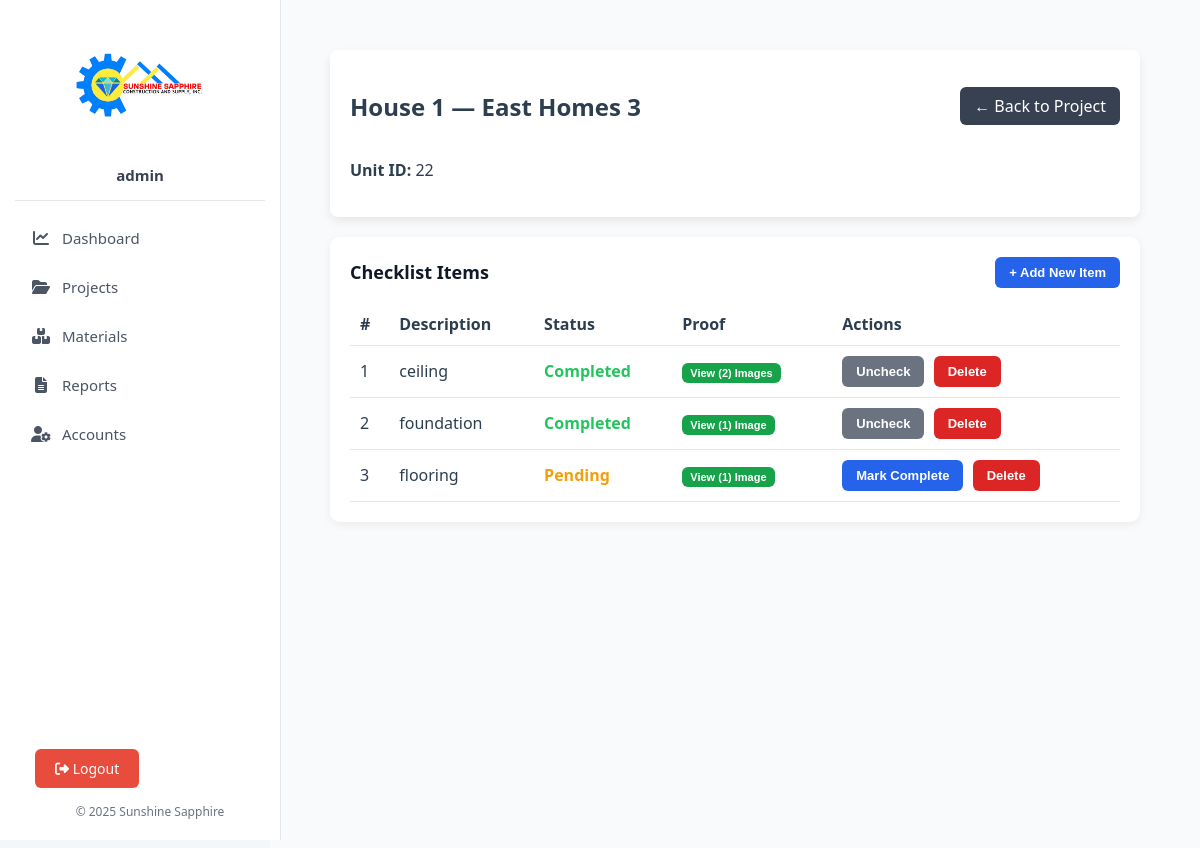
Screenshot of /checklist/view_checklist.php?unit_id=22&project_id=11 (signed in) with the database file from the repository.
### tables this page shows
CREATE TABLE `project_units` (
  `id` int(11) NOT NULL,
  `project_id` int(11) NOT NULL,
  `name` varchar(100) NOT NULL,
  `description` text DEFAULT NULL,
  `progress` int(11) DEFAULT 0,
  `created_at` datetime DEFAULT current_timestamp()
);

CREATE TABLE `projects` (
  `id` int(11) NOT NULL,
  `name` varchar(255) NOT NULL,
  `location` varchar(255) DEFAULT NULL,
  `units` int(11) NOT NULL,
  `progress` int(11) DEFAULT 0,
  `status` enum('Ongoing','Completed','Pending') NOT NULL DEFAULT 'Pending',
  `is_deleted` tinyint(1) DEFAULT 0,
  `deleted_at` datetime DEFAULT NULL,
  `created_at` timestamp NOT NULL DEFAULT current_timestamp(),
  `folder_path` varchar(255) DEFAULT NULL
);

CREATE TABLE `project_checklists` (
  `id` int(11) NOT NULL,
  `project_id` int(11) NOT NULL,
  `item_description` varchar(500) DEFAULT NULL,
  `is_completed` tinyint(1) DEFAULT 0,
  `completed_by_user_id` int(11) DEFAULT NULL,
  `completed_at` datetime DEFAULT NULL,
  `created_at` timestamp NOT NULL DEFAULT current_timestamp(),
  `unit_id` int(11) DEFAULT NULL,
  `proof_image_path` varchar(255) DEFAULT NULL
);

### checklist/view_checklist.php (the view, shortened to what this page needs)
<?php
require_once __DIR__ . '/../includes/db.php';
$project_id = (int)$_GET['project_id'];
$unit_id = (int)$_GET['unit_id'];
$project = $conn->query("SELECT name FROM projects WHERE id = $project_id")->fetch_assoc();
$unit = $conn->query("SELECT name FROM project_units WHERE id = $unit_id")->fetch_assoc();
include '../includes/header.php';
?>
<div class="main-content-wrapper">
  <div class="project-header-card">
    <div class="header-row">
      <h2><?= htmlspecialchars($unit['name']); ?> — <?= htmlspecialchars($project['name']); ?></h2>
      <a href="../modules/view_project.php?id=<?= $project_id; ?>" class="btn-back">← Back to Project</a>
    </div>
    <p><strong>Unit ID:</strong> <?= $unit_id; ?></p>
  </div>
  <div class="checklist-container">
    <div class="checklist-header">
      <h3>Checklist Items</h3>
      <button class="btn btn-primary" onclick="toggleAddOverlay(true)">+ Add New Item</button>
    </div>
    <div id="checklistTableContainer">
      <?php
      $checklists = $conn->query("
        SELECT pc.*,
               (SELECT COUNT(*) FROM checklist_images ci WHERE ci.checklist_id = pc.id) as image_count
        FROM project_checklists pc
        WHERE pc.project_id = $project_id AND pc.unit_id = $unit_id
        ORDER BY pc.id ASC
      ");
      if ($checklists->num_rows > 0): ?>
        <div class="checklist-table">
          <table>
            <thead>
              <tr>
                <th>#</th>
                <th>Description</th>
                <th>Status</th>
                <th>Proof</th>
                <th>Actions</th>
              </tr>
            </thead>
            <tbody>
              <?php $i = 1; while($item = $checklists->fetch_assoc()):
                $image_count = (int)$item['image_count'];
              ?>
                <tr>
                  <td><?= $i++; ?></td>
                  <td><?= htmlspecialchars($item['item_description']); ?></td>
                  <td>
                    <?php if ($item['is_completed']): ?>
                      <span class="status completed">Completed</span>
                    <?php else: ?>
                      <span class="status pending">Pending</span>
                    <?php endif; ?>
                  </td>
                  <td style="width:140px;">
                    <?php if ($image_count > 0): ?>
                       <button class="btn-primary action-btn btn-sm view-images-btn"
                               data-id="<?= $item['id']; ?>"
                               data-item-desc="<?= htmlspecialchars($item['item_description']); ?>"
                               style="background:#16a34a !important;">View (<?= $image_count ?>) Image<?= $image_count > 1 ? 's' : '' ?></button>
                    <?php else: ?>
                       <button class="btn-primary action-btn btn-sm insert-image-btn"
                               data-id="<?= $item['id']; ?>"
                               data-item-desc="<?= htmlspecialchars($item['item_description']); ?>">Insert Image</button>
                    <?php endif; ?>
                  </td>
                  <td>
                    <?php if ($item['is_completed']): ?>
                      <button class="btn-cancel action-btn" data-action="uncheck" data-id="<?= $item['id']; ?>">Uncheck</button>
                    <?php else: ?>
                      <button class="btn-primary action-btn" data-action="check" data-id="<?= $item['id']; ?>">Mark Complete</button>
                    <?php endif; ?>
                    <button class="btn-delete delete-btn" data-id="<?= $item['id']; ?>">Delete</button>
                  </td>
                </tr>
              <?php endwhile; ?>
            </tbody>
          </table>
        </div>
      <?php else: ?>
        <p style="color:#888;">No checklist items yet for this unit.</p>
      <?php endif; ?>
    </div>
  </div>
</div>
<?php require_once __DIR__ . '/../includes/footer.php'; ?>

### includes/header.php (style rules this page uses)
body { margin: 0; font-family: "Segoe UI", sans-serif; background-color: #f4f6f9; color: #2c3e50; }

### checklist/view_checklist.php (style rules this page uses)
.main-content-wrapper { padding:20px; }
.project-header-card { background:#fff;padding:20px;border-radius:8px;margin-bottom:20px;box-shadow:0 4px 10px rgba(0,0,0,0.08); }
.header-row { display:flex;justify-content:space-between;align-items:center; }
.btn-back { background:#374151;color:#fff;text-decoration:none;padding:8px 14px;border-radius:6px; }
.checklist-container { background: #fff; border-radius: 10px; box-shadow: 0 3px 10px rgba(0,0,0,0.06); padding: 20px; margin-top: 15px; }
.checklist-header { display: flex; justify-content: space-between; align-items: center; margin-bottom: 15px; }
.checklist-header h3 { margin: 0; font-size: 18px; font-weight: 700; color: #111827; }
table { width:100%;border-collapse:collapse;margin-top:10px; }
th,td { padding:10px;border-bottom:1px solid #e5e7eb;text-align:left; }
.status.completed { color:#22c55e;font-weight:600; }
.status.pending { color:#f59e0b;font-weight:600; }
.btn, .btn-primary, .btn-cancel, .btn-delete { border: none; outline: none; box-shadow: none; cursor: pointer; font-weight: 600; border-radius: 6px; transition: background 0.2s ease, transform 0.1s ease; font-size: 13px; padding: 8px 14px; }
.btn-primary { background: #2563eb; color: #fff; }
.btn-cancel { background: #6b7280; color: #fff; }
.btn-delete { background: #dc2626; color: #fff; }
td button { margin-right: 5px; padding: 6px 10px; white-space: nowrap; }
.btn-sm { font-size: 11px !important; padding: 4px 8px !important; }

### rows the page displays
project_units: name "House 1"
projects: name "East Homes 3"
project_checklists: item_description "ceiling", is_completed "Completed", image_count "2"
project_checklists: item_description "foundation", is_completed "Completed", image_count "1"
project_checklists: item_description "flooring", is_completed "Pending", image_count "1"

### other values shown
$_SESSION['user_role'] "admin"
$unit_id "22"
